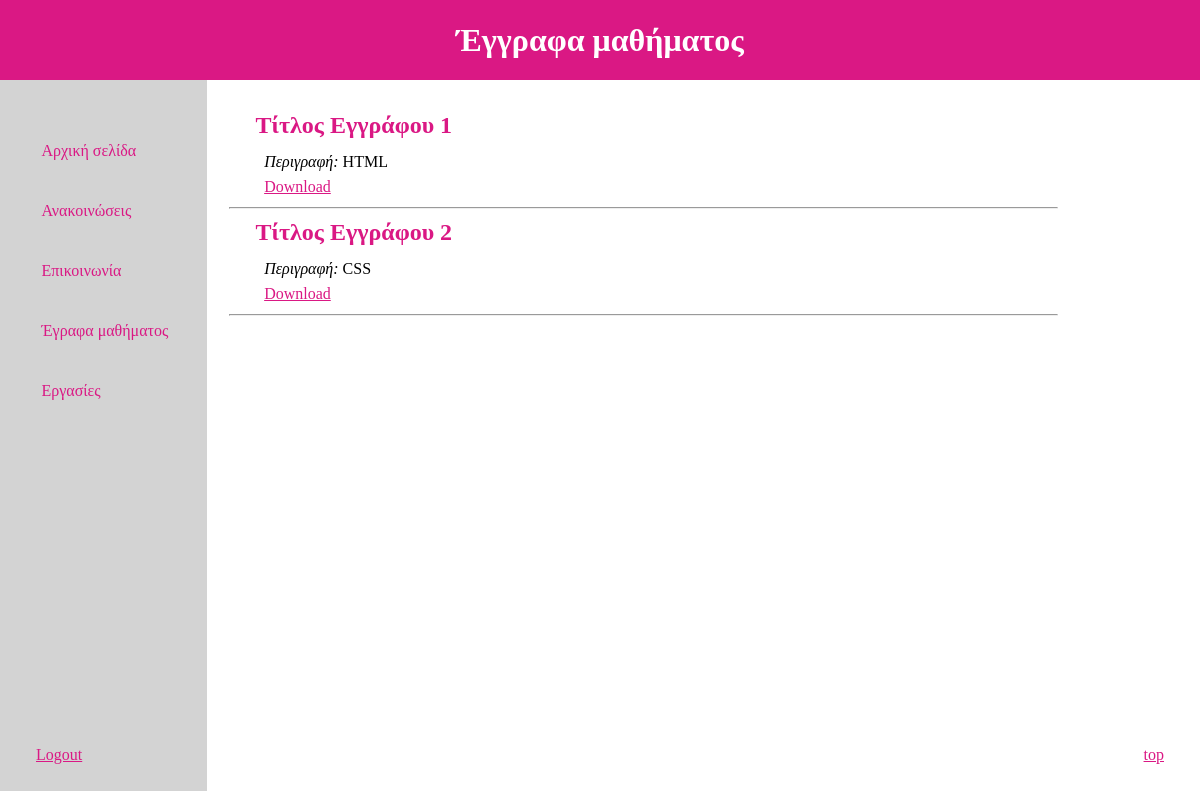
The page /documents.php on the database its author committed.
### tables this page shows
CREATE TABLE `file` (
  `Counter` int(11) NOT NULL,
  `Title` varchar(500) NOT NULL,
  `Description` varchar(500) NOT NULL,
  `File_location` varchar(500) NOT NULL
);

### documents.php (the view, shortened to what this page needs)
<html>
    <head>
        <link rel="stylesheet" href="extra_files/styling.css">
    </head>
    <body>
        <h1> Έγγραφα μαθήματος </h1>
        <div class="main">
            <div class="side">
                <div class="container">
                    <a class="buttons" href="index.php"  role="button"> Αρχική σελίδα </a>
                    <a class="buttons" href="announcement.php" role="button"> Ανακοινώσεις </a>
                    <a class="buttons" href="communication.php" role="button"> Επικοινωνία </a>
                    <a class="buttons" href="documents.php" role="button"> Έγραφα μαθήματος </a>
                    <a class="buttons" href="homework.php" role="button"> Εργασίες </a>
                </div>
            </div>
            <div id="main_page_content">
            <?php
                $HOST = 'webpagesdb.it.auth.gr:3306';
                $USERNAME = 'student4005';
                $PASSWORD = '4005student';
                $db = 'student4005';
                $con = mysqli_connect($HOST, $USERNAME, $PASSWORD, $db);
                $result = $con->query("SELECT * FROM file");
                if ($result->num_rows > 0)
                    while($row = $result->fetch_assoc()) {
                        if ($_SESSION['role']=='Tutor'){
                            echo '<div style="display:flex; align-items: center;"><h2>'.$row['Title'].'</h2>
                                <a class="buttons2" style="margin:1%" href="documents_delete.php?Counter='.$row['Counter'].'" role="button">[Διαγραφή]</a>
                                <a class="buttons2" style="margin:1%" href=documents_update.php?Counter='.$row['Counter'].'" role="button">[Επεξεργασία]</a></div>';
                        }
                        else
                            echo "<h2> ".$row['Title']."</h2>" ;
                        echo "<p class=\"forms\"><i>Περιγραφή: </i>".$row['Description'].'<br>';
                        echo '<a class="buttons2" href="'.$row['File_location'].'" role="button"> Download </a> </p>';
                        echo '<hr>';
                    }
                else
                    echo "<h2>Κανένα Αρχείο</h2>";
            ?>
            </div>
            <div>
                <a class="top_button" href="#top" role="button"> top </a>
            </div>
            <div>
                <a class="logout" href="logout.php" role="button"> Logout </a>
            </div>
        </div>
    </body>
</html>

### extra_files/styling.css (style rules this page uses)
body { margin:auto; }
h1 { display: flex; align-items: center; justify-content: center; color: #FFFFFF; background-color: #DA1884; height: 10%; margin: auto; }
.main { display: flex; min-height: 90%; width: 90%; }
.side { width: 20%; background-color: lightgrey; }
.container { display: grid; padding-top: 20%; height: 300px; width: 100%; }
.buttons { display: flex; align-items: center; padding-left: 20%; text-decoration: none; color: #DA1884; border: lightgray; background-color: lightgrey; }
#main_page_content { width: 80%; padding: 2%; }
.buttons2 { color: #DA1884; }
h2 { color: #DA1884; padding-left: 2%; margin:10px; }
.forms { width: 100%; padding-left: 4%; line-height: 25px; margin:2px; }
.top_button { color: #DA1884; padding: 3%; position:fixed; right:0; bottom:0; }
.logout { color: #DA1884; padding: 3%; position:fixed; left:0; bottom:0; }

### rows shown on the page
file: Title "Τίτλος Εγγράφου 1", Description "HTML"
file: Title "Τίτλος Εγγράφου 2", Description "CSS"
